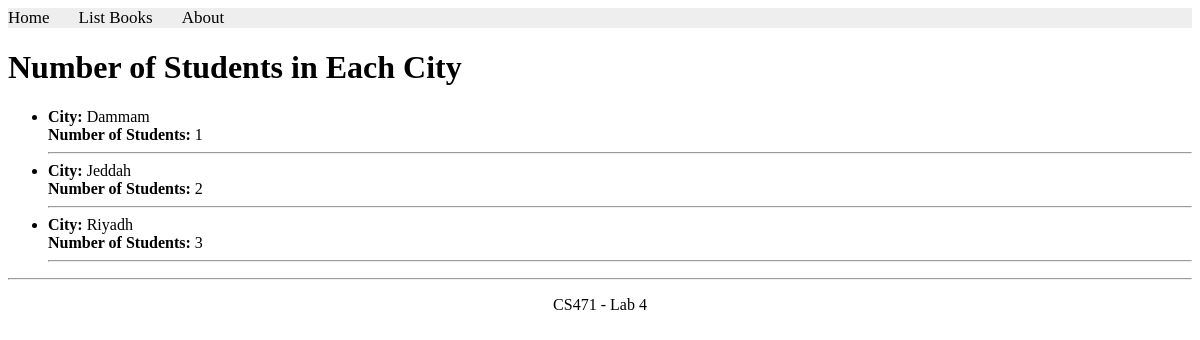
Page /books/lab8/task7 on the committed database.
### apps/bookmodule/models.py (models this page shows, shortened)
class Address(models.Model):
    city = models.CharField(max_length=100)

### apps/bookmodule/views.py (the view)
# urls.py: path('lab8/task7', views.lab8_task7, name="books.lab8_task7"),
def lab8_task7(request):
    students_per_city = Student.objects.values('address__city').annotate(total_students=Count('id'))
    return render(request, "bookmodule/lab8_task7.html", {'students_per_city': students_per_city})

### apps/templates/bookmodule/lab8_task7.html (shortened to what this page needs)
{% extends "layouts/base.html" %}
{% block content %}
<h1>Number of Students in Each City</h1>
{% if students_per_city %}
    <ul>
        {% for item in students_per_city %}
            <li>
                <strong>City:</strong> {{ item.address__city }} <br>
                <strong>Number of Students:</strong> {{ item.total_students }}
            </li>
            <hr>
        {% endfor %}
    </ul>
{% else %}
    <p>No student data found.</p>
{% endif %}
{% endblock content %}

### rows in the picture
Address: address__city "Dammam", total_students "1"
Address: address__city "Jeddah", total_students "2"
Address: address__city "Riyadh", total_students "3"
